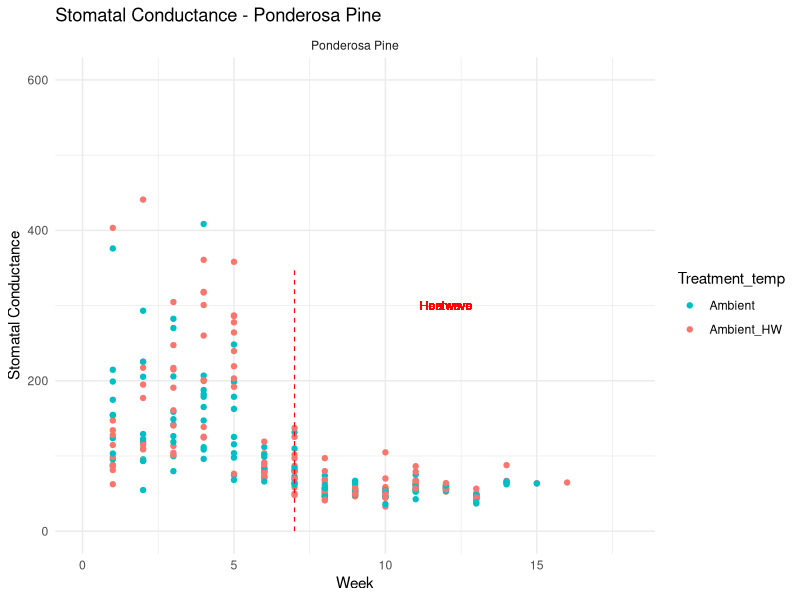

Write the R code that produced this figure. (Note: this script raises an error after producing the figure.)
#Data viz - porometer
#Alexandra Lalor
#allielalor@arizona.edu
#allielalor@gmail.com
#First created: 2022-07-07
#Last updated: 2022-07-13

#load tidyverse
library(tidyverse)

#read in csvs
Phase1_Data_Porometer <- read_csv("data_analysis/Phase1_Data_Porometer.csv")

#check out data
glimpse(Phase1_Data_Porometer)

#convert variables
#if needed, convert time from double <dbl> to character <chr>
Phase1_Data_Porometer <- Phase1_Data_Porometer %>% 
  mutate(Time = ifelse(Time < 1000 & Time > 30, paste0("0", Phase1_Porometer$Time), 
                       ifelse(Time == 30, paste0("00", Phase1_Porometer$Time), 
                              ifelse(Time == 0, paste0("000", Phase1_Porometer$Time), Time))))
Phase1_Data_Porometer$DateTime <- as.POSIXct(Phase1_Data_Porometer$DateTime, format = "%m/%d/%Y %H:%M")
Phase1_Data_Porometer$Date <- as.Date(Phase1_Data_Porometer$Date, format = "%m/%d/%Y")

Phase1_Data_Porometer$Phase <- as.factor(Phase1_Data_Porometer$Phase)
Phase1_Data_Porometer$Chamber <- as.factor(Phase1_Data_Porometer$Chamber)
Phase1_Data_Porometer$ScientificName <- as.factor(Phase1_Data_Porometer$ScientificName)
Phase1_Data_Porometer$CommonName <- as.factor(Phase1_Data_Porometer$CommonName)
Phase1_Data_Porometer$Species <- as.factor(Phase1_Data_Porometer$Species)
Phase1_Data_Porometer$Treatment_temp <- as.factor(Phase1_Data_Porometer$Treatment_temp)
Phase1_Data_Porometer$Treatment_water <- as.factor(Phase1_Data_Porometer$Treatment_water)
Phase1_Data_Porometer$PorometerSubset <- as.factor(Phase1_Data_Porometer$PorometerSubset)
Phase1_Data_Porometer$Dead <- as.factor(Phase1_Data_Porometer$Dead)
Phase1_Data_Porometer$Heatwave_graph <- as.factor(Phase1_Data_Porometer$Heatwave_graph)
Phase1_Data_Porometer$Heatwave <- as.factor(Phase1_Data_Porometer$Heatwave)


################################################################################
#Find average porometer data for graphing
################################################################################

# #filter for porometer data
# Phase1_Data_Porometer <- Phase1_Data_Porometer %>% 
#   filter(!is.na(Porometer_Est))
# 
# #average data 
# Phase1_Data_Porometer_Avg <- Phase1_Data_Porometer %>%
#   group_by(ScientificName, CommonName, Species, Week, Treatment_temp, Treatment_water) %>% 
#   summarize(Dead_Count = sum(Dead_Count),
#             PercentDead = 100*(Dead_Count/20),
#             Porometer_Est = mean(Porometer_Est),
#             Temperature_C = mean(Temperature_C),
#             LeafSensor_PercentRH = mean(LeafSensor_PercentRH),
#             FilterSensor_PercentRH = mean(FilterSensor_PercentRH)) %>% 
#   arrange(Species, Week)
# 
# #save as csv
# write.csv(Phase1_Data_Porometer_Avg, "data_QAQC/Phase1_Data_Porometer_Avg.csv", quote = FALSE, row.names = FALSE)



################################################################################
#Graph! Porometer Data
################################################################################

#filter for porometer data
Phase1_Data_Porometer <- Phase1_Data_Porometer %>% 
  filter(PorometerSubset == "yes", !is.na(Porometer), Treatment_water == "Drought")

Phase1_Data_Porometer_PIPO <- Phase1_Data_Porometer %>% 
  filter(Species == "PIPO")

#SD
Phase1_Data_Porometer <- Phase1_Data_Porometer %>% 
  group_by(Species, Week, Treatment_temp, Treatment_water) %>%
  mutate(SD = sd(Porometer_Est, na.rm = T))


#Porometer Conductance
Phase1_Data_Porometer_PIPO %>% 
  #filter(Species == "PIPO") %>% 
  ggplot(aes(x = Week,
             y = Porometer_Est,
             color = Treatment_temp)) +
  geom_point() +
  #geom_line() +
  ylim(0, 600) +
  xlim(0,18) +
  annotate("segment",
           x = 7, xend = 7,
           y = 0, yend = 350,
           color = "red",
           linetype = "dashed",
           size = 0.4) +
  geom_text(label = "Heatwave",
            x = 12, y = 300, color = "red", size = 3) +
  facet_wrap(~CommonName) +
  xlab("Week") +
  ylab("Stomatal Conductance") +
  labs(title = "Stomatal Conductance - Ponderosa Pine") +
  theme_minimal() +
  scale_color_discrete(direction = -1)





################################################################################
#read CSVs
Phase1_Data_Porometer_Avg <- read_csv("data_analysis/Phase1_Data_Porometer_Avg.csv")
#SD
Phase1_Data_Porometer_Avg <- Phase1_Data_Porometer_Avg %>% 
  group_by(Species, Week, Treatment_temp, Treatment_water) %>%
  mutate(SD = sd(Porometer_Est, na.rm = T))

#Porometer Conductance
Phase1_Data_Porometer_Avg %>% 
  filter(Treatment_water == "Drought") %>%
  group_by(Treatment_temp) %>%
  ggplot(aes(x = Week,
             y = Porometer,
             color = Treatment_temp)) +
  geom_point() +
  geom_line() +
  ylim(0, 350) +
  xlim(0,36) +
  annotate("segment",
           x = 7, xend = 7,
           y = 0, yend = 350,
           color = "red",
           linetype = "dashed",
           size = 0.4) +
  geom_errorbar(aes(x = Week,
                    ymin = (Phase1_Data_Porometer_PIPO$Porometer - Phase1_Data_Porometer_PIPO$SD),
                    ymax = (Phase1_Data_Porometer_PIPO$Porometer + Phase1_Data_Porometer_PIPO$SD))) +
  #width = 0.1, color='black', alpha = 0.5)) +
  geom_text(label = "Heatwave",
            x = 12, y = 300, color = "red", size = 3) +
  facet_wrap(~CommonName) +
  xlab("Week") +
  ylab("Stomatal Conductance") +
  labs(title = "Stomatal Conductance of Droughted Trees") +
  theme_minimal() +
  scale_color_discrete(direction = -1)

#Porometer Temperatures
Phase1_Data_Porometer_Avg %>%
  filter(Treatment_water == "Drought") %>%
  group_by(Species) %>%
  ggplot(aes(x = Week,
             y = Temperature_C,
             color = CommonName)) +
  geom_point() +
  ylim(0, 40) +
  xlab("Week") +
  ylab("Temperature (Celcius)") +
  labs(title = "Temperature Fluctuations") +
  theme_minimal()

#Porometer Leaf Sensor RH
Phase1_Data_Porometer_Avg %>% 
  filter(Treatment_water == "Drought") %>%
  group_by(Species) %>%
  ggplot(aes(x = Week,
             y = LeafSensor_PercentRH,
             color = CommonName)) +
  geom_point() +
  ylim(0, 100) +
  xlab("Week") +
  ylab("Leaf Sensor (%RH)") +
  labs(title = "Leaf Sensor RH Fluctuations") +
  theme_minimal()

#Porometer Filter Sensor RH
Phase1_Data_Porometer_Avg %>% 
  filter(Treatment_water == "Drought") %>%
  group_by(Species) %>%
  ggplot(aes(x = Week,
             y = FilterSensor_PercentRH,
             color = CommonName)) +
  geom_point() +
  ylim(0, 40) +
  xlab("Week") +
  ylab("Filter Sensor (%RH)") +
  labs(title = "Filter Sensor RH Fluctuations") +
  theme_minimal()

